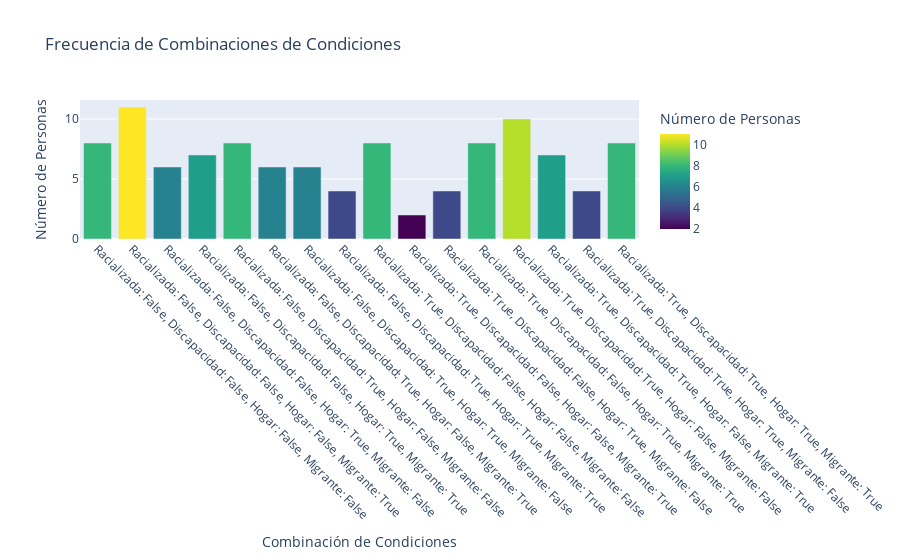

This figure's notebook cell:
### Code cell
graficar_combinaciones(df_3)

### Figure 1 — Plotly figure (JSON) as saved in the notebook; plotly's stock layout.template omitted (floating-point values rounded to 4 significant figures)
{"data": [{"alignmentgroup": "True", "hovertemplate": "Combinación de Condiciones=%{x}<br>Número de Personas=%{marker.color}<extra></extra>", "legendgroup": "", "marker": {"color": [8, 11, 6, 7, 8, 6, 6, 4, 8, 2, 4, 8, 10, 7, 4, 8], "coloraxis": "coloraxis", "pattern": {"shape": ""}}, "name": "", "offsetgroup": "", "orientation": "v", "showlegend": false, "textposition": "auto", "type": "bar", "x": ["Racializada: False, Discapacidad: False, Hogar: False, Migrante: False", "Racializada: False, Discapacidad: False, Hogar: False, Migrante: True", "Racializada: False, Discapacidad: False, Hogar: True, Migrante: False", "Racializada: False, Discapacidad: False, Hogar: True, Migrante: True", "Racializada: False, Discapacidad: True, Hogar: False, Migrante: False", "Racializada: False, Discapacidad: True, Hogar: False, Migrante: True", "Racializada: False, Discapacidad: True, Hogar: True, Migrante: False", "Racializada: False, Discapacidad: True, Hogar: True, Migrante: True", "Racializada: True, Discapacidad: False, Hogar: False, Migrante: False", "Racializada: True, Discapacidad: False, Hogar: False, Migrante: True", "Racializada: True, Discapacidad: False, Hogar: True, Migrante: False", "Racializada: True, Discapacidad: False, Hogar: True, Migrante: True", "Racializada: True, Discapacidad: True, Hogar: False, Migrante: False", "Racializada: True, Discapacidad: True, Hogar: False, Migrante: True", "Racializada: True, Discapacidad: True, Hogar: True, Migrante: False", "Racializada: True, Discapacidad: True, Hogar: True, Migrante: True"], "xaxis": "x", "y": [8, 11, 6, 7, 8, 6, 6, 4, 8, 2, 4, 8, 10, 7, 4, 8], "yaxis": "y"}], "layout": {"barmode": "relative", "coloraxis": {"colorbar": {"title": {"text": "Número de Personas"}}, "colorscale": [[0, "#440154"], [0.1111, "#482878"], [0.2222, "#3e4989"], [0.3333, "#31688e"], [0.4444, "#26828e"], [0.5556, "#1f9e89"], [0.6667, "#35b779"], [0.7778, "#6ece58"], [0.8889, "#b5de2b"], [1, "#fde725"]]}, "legend": {"tracegroupgap": 0}, "title": {"text": "Frecuencia de Combinaciones de Condiciones"}, "xaxis": {"anchor": "y", "domain": [0, 1], "tickangle": 45, "title": {"text": "Combinación de Condiciones"}}, "yaxis": {"anchor": "x", "domain": [0, 1], "title": {"text": "Número de Personas"}}}}
